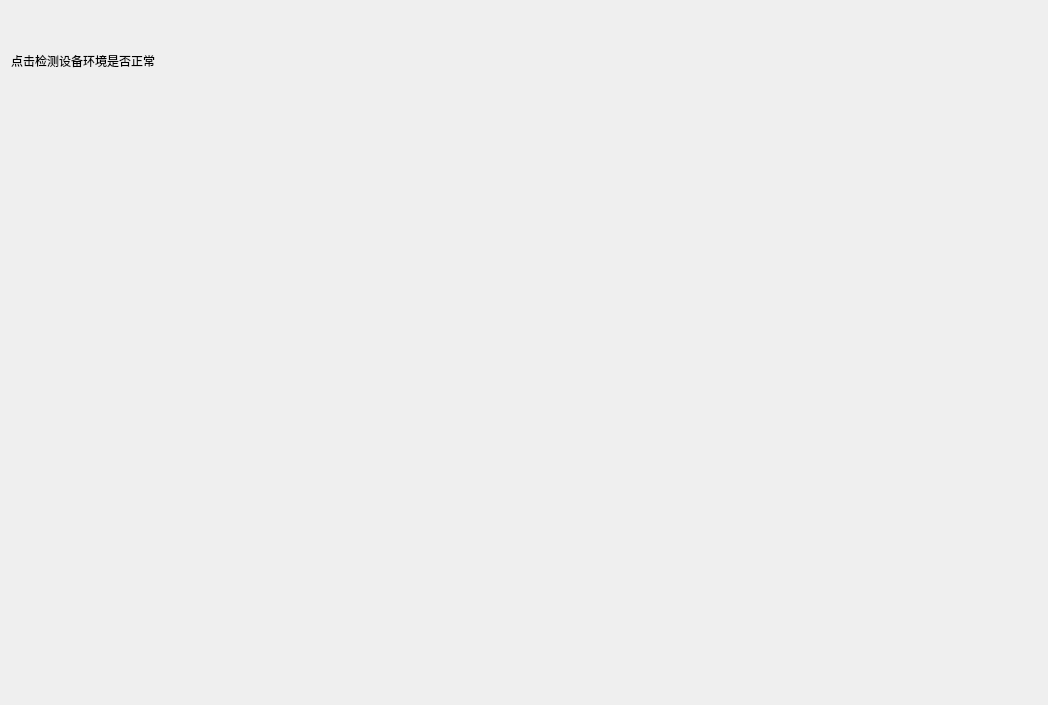
<?xml version="1.0" encoding="UTF-8"?>
<ui version="4.0">
 <class>WidgetModel4</class>
 <widget class="QWidget" name="WidgetModel4">
  <property name="geometry">
   <rect>
    <x>0</x>
    <y>0</y>
    <width>1048</width>
    <height>705</height>
   </rect>
  </property>
  <property name="windowTitle">
   <string>Form</string>
  </property>
  <layout class="QVBoxLayout" name="verticalLayout">
   <item>
    <widget class="XyResultLabel" name="label">
     <property name="minimumSize">
      <size>
       <width>0</width>
       <height>100</height>
      </size>
     </property>
     <property name="maximumSize">
      <size>
       <width>16777215</width>
       <height>100</height>
      </size>
     </property>
     <property name="text">
      <string>点击检测设备环境是否正常</string>
     </property>
    </widget>
   </item>
   <item>
    <widget class="XyProcessLog" name="widget" native="true"/>
   </item>
  </layout>
 </widget>
 <customwidgets>
  <customwidget>
   <class>XyResultLabel</class>
   <extends>QLabel</extends>
   <header>XyResultLabel.h</header>
   <container>1</container>
  </customwidget>
  <customwidget>
   <class>XyProcessLog</class>
   <extends>QWidget</extends>
   <header location="global">XyProcessLog.h</header>
   <container>1</container>
  </customwidget>
 </customwidgets>
 <resources/>
 <connections/>
</ui>
